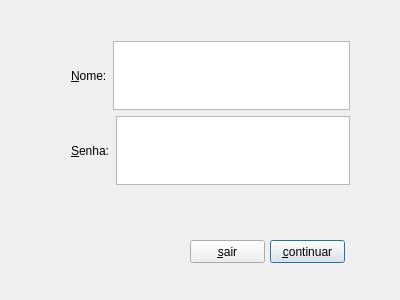
<?xml version="1.0" encoding="UTF-8"?>
<ui version="4.0">
 <class>LoginDialog</class>
 <widget class="QDialog" name="LoginDialog">
  <property name="geometry">
   <rect>
    <x>0</x>
    <y>0</y>
    <width>400</width>
    <height>300</height>
   </rect>
  </property>
  <property name="contextMenuPolicy">
   <enum>Qt::DefaultContextMenu</enum>
  </property>
  <property name="windowTitle">
   <string>Dialog</string>
  </property>
  <widget class="QPushButton" name="continueButton">
   <property name="geometry">
    <rect>
     <x>270</x>
     <y>240</y>
     <width>75</width>
     <height>23</height>
    </rect>
   </property>
   <property name="text">
    <string>&amp;continuar</string>
   </property>
  </widget>
  <widget class="QPushButton" name="sairButton">
   <property name="geometry">
    <rect>
     <x>190</x>
     <y>240</y>
     <width>75</width>
     <height>23</height>
    </rect>
   </property>
   <property name="text">
    <string>&amp;sair</string>
   </property>
  </widget>
  <widget class="QWidget" name="verticalLayoutWidget">
   <property name="geometry">
    <rect>
     <x>60</x>
     <y>30</y>
     <width>301</width>
     <height>166</height>
    </rect>
   </property>
   <layout class="QVBoxLayout" name="verticalLayout">
    <item>
     <spacer name="verticalSpacer">
      <property name="orientation">
       <enum>Qt::Vertical</enum>
      </property>
      <property name="sizeHint" stdset="0">
       <size>
        <width>20</width>
        <height>40</height>
       </size>
      </property>
     </spacer>
    </item>
    <item>
     <layout class="QHBoxLayout" name="horizontalLayout_2">
      <item>
       <widget class="QLabel" name="label">
        <property name="text">
         <string>&amp;Nome:</string>
        </property>
        <property name="buddy">
         <cstring>nomeTextEdit</cstring>
        </property>
       </widget>
      </item>
      <item>
       <widget class="QTextEdit" name="nomeTextEdit"/>
      </item>
     </layout>
    </item>
    <item>
     <layout class="QHBoxLayout" name="horizontalLayout_3">
      <item>
       <widget class="QLabel" name="label_2">
        <property name="text">
         <string>&amp;Senha:</string>
        </property>
        <property name="buddy">
         <cstring>senhaTextEdit</cstring>
        </property>
       </widget>
      </item>
      <item>
       <widget class="QTextEdit" name="senhaTextEdit"/>
      </item>
     </layout>
    </item>
    <item>
     <spacer name="verticalSpacer_2">
      <property name="orientation">
       <enum>Qt::Vertical</enum>
      </property>
      <property name="sizeHint" stdset="0">
       <size>
        <width>20</width>
        <height>40</height>
       </size>
      </property>
     </spacer>
    </item>
   </layout>
  </widget>
 </widget>
 <layoutdefault spacing="6" margin="11"/>
 <resources/>
 <connections/>
</ui>
